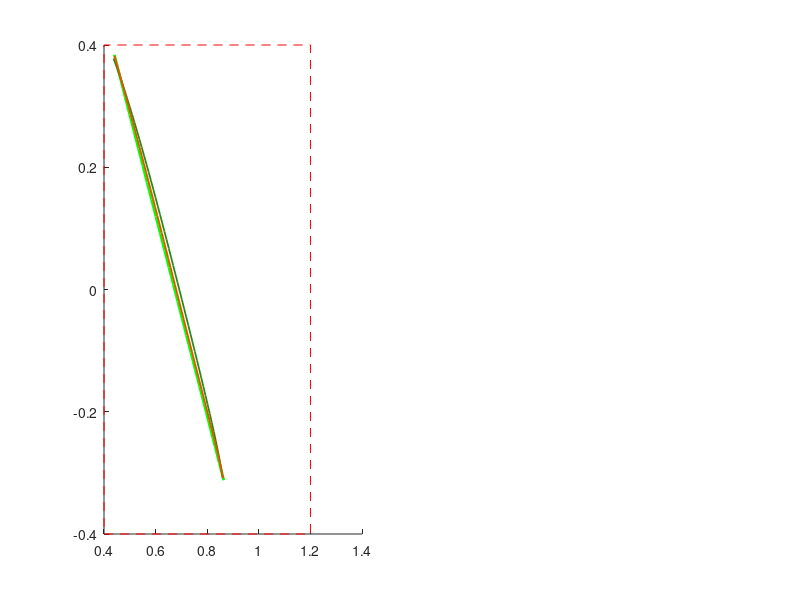

The MATLAB source for this figure: (Note: this script raises an error after producing the figure.)
% plotting each TO output

% Andrew SaLoutos
% 4/17/2021

% make sure functions are on path
addpath(genpath('arm_functions'))
addpath(genpath('block_functions'))

% import trajectory data
clear all
load('multi_traj_data_unconstrained.mat');
load('multi_traj_data_no_meff.mat');
load('random_linear_traj.mat');

% define arm parameters
m1 = 1;                 m2 = 1;
m3 = 0.5;               m_motor = 0.5;
I1 = 0.02;              I2 = 0.02;
I3 = 0.01;              I_motor = 0.000625; % assuming radius r=0.05m
Ir = 6.25e-6;           N = 6;
l_O_m1 = 0.25;          l_A_m2 = 0.25;
l_B_m3 = 0.25;          l_OA = 0.5;
l_AB = 0.5;             l_BC = 0.5;
g = 9.81; % do I want gravity to start?
% arrange in vector
p   = [m1 m2 m3 m_motor I1 I2 I3 I_motor Ir N l_O_m1 l_A_m2 l_B_m3 l_OA l_AB l_BC g]';


% iterate through each trajectory and plot
N = size(TO_data,2);
for ii=1:N
%     if (ii==6) || (ii==13) %could also use (TO_data.data == 'Bad')
%        % bad TO outputs
%        continue
%     end
    
    time_vec = TO_data(ii).time;
    des_pts = TO_data(ii).pts;
    
    
    X = TO_data(ii).data;
    X_nm = TO_data_no_meff(ii).data;
    act_pts = X.p;
    act_pts_nm = X_nm.p;
    meff = X.meff;
    meff_nm = X_nm.meff;
    q0 = X.q(:,1);
    qf = X.q(:,end);
    q0_nm = X_nm.q(:,1);
    qf_nm = X_nm.q(:,end);
    
    % plot desired and actual trajectories
    figure(1); clf; 
    subplot(1,2,1); hold on;
    
    % trajectories
    plot(des_pts(1,:),des_pts(2,:),'g','LineWidth',2.0);
    plot(act_pts(1,:),act_pts(2,:),'Color',[0.1, 0.55, 0.1],'LineWidth',1.25);
    plot(act_pts_nm(1,:),act_pts_nm(2,:),'Color',[1.0, 0.27, 0],'LineWidth',1.25);
    % arena
    x_a = [0.4, 1.2, 1.2, 0.4, 0.4];
    y_a = [-0.4, -0.4, 0.4, 0.4, -0.4];
    plot(x_a,y_a,'r--');
    % initial and final joint configurations
    % lighter plots are without meff in optimization
    kp0_nm = keypoints_arm(q0_nm,p);
    rA0_nm = kp0_nm(:,1);
    rB0_nm = kp0_nm(:,2);
    rC0_nm = kp0_nm(:,3);
    plot([0 rA0_nm(1)],[0 rA0_nm(2)],'Color',[0.25,0.25,0.25],'LineWidth',2);
    plot([rA0_nm(1) rB0_nm(1)],[rA0_nm(2) rB0_nm(2)],'Color',[0.25,0.25,0.25],'LineWidth',2);
    plot([rB0_nm(1) rC0_nm(1)],[rB0_nm(2) rC0_nm(2)],'Color',[0.25,0.25,0.25],'LineWidth',2);
    plot([0 rA0_nm(1) rB0_nm(1)],[0 rA0_nm(2) rB0_nm(2)],'o','Color',[0.25,0.25,0.25],'MarkerSize',5,'MarkerFaceColor',[0.25,0.25,0.25]);
    kpf_nm = keypoints_arm(qf_nm,p);
    rAf_nm = kpf_nm(:,1);
    rBf_nm = kpf_nm(:,2);
    rCf_nm = kpf_nm(:,3);
    plot([0 rAf_nm(1)],[0 rAf_nm(2)],'Color',[0.4,0.4,0.4],'LineWidth',2);
    plot([rAf_nm(1) rBf_nm(1)],[rAf_nm(2) rBf_nm(2)],'Color',[0.4,0.4,0.4],'LineWidth',2);
    plot([rBf_nm(1) rCf_nm(1)],[rBf_nm(2) rCf_nm(2)],'Color',[0.4,0.4,0.4],'LineWidth',2);
    plot([0 rAf_nm(1) rBf_nm(1)],[0 rAf_nm(2) rBf_nm(2)],'o','Color',[0.4,0.4,0.4],'MarkerSize',5,'MarkerFaceColor',[0.4,0.4,0.4]);
    kp0 = keypoints_arm(q0,p);
    rA0 = kp0(:,1);
    rB0 = kp0(:,2);
    rC0 = kp0(:,3);
    plot([0 rA0(1)],[0 rA0(2)],'Color',[0.4,0.4,0.4],'LineWidth',2);
    plot([rA0(1) rB0(1)],[rA0(2) rB0(2)],'Color',[0.4,0.4,0.4],'LineWidth',2);
    plot([rB0(1) rC0(1)],[rB0(2) rC0(2)],'Color',[0.4,0.4,0.4],'LineWidth',2);
    plot([0 rA0(1) rB0(1)],[0 rA0(2) rB0(2)],'o','Color',[0.4,0.4,0.4],'MarkerSize',5,'MarkerFaceColor',[0.4,0.4,0.4]);
    kpf = keypoints_arm(qf,p);
    rAf = kpf(:,1);
    rBf = kpf(:,2);
    rCf = kpf(:,3);
    plot([0 rAf(1)],[0 rAf(2)],'Color',[0.55,0.55,0.55],'LineWidth',2);
    plot([rAf(1) rBf(1)],[rAf(2) rBf(2)],'Color',[0.55,0.55,0.55],'LineWidth',2);
    plot([rBf(1) rCf(1)],[rBf(2) rCf(2)],'Color',[0.55,0.55,0.55],'LineWidth',2);
    plot([0 rAf(1) rBf(1)],[0 rAf(2) rBf(2)],'o','Color',[0.55,0.55,0.55],'MarkerSize',5,'MarkerFaceColor',[0.55,0.55,0.55]);
    
    xlabel('X'); ylabel('Y'); legend('Des','TO w/ m_{eff}','TO no m_{eff}');
    axis equal; 
    xlim([-0.5,1.5]); ylim([-1.0,1.0]);
    
    % plot effective mass over time
    subplot(1,2,2); hold on;
    plot(time_vec,meff(1,:),'LineWidth',1.25); % add 'o-'
    plot(time_vec,meff_nm(1,:),'LineWidth',1.25);
%     plot(time_vec,meff(2,:),'LineWidth',1.25);
%     plot(time_vec,meff(3,:),'LineWidth',1.25);
    xlabel('Time'); ylabel('m_{eff}'); 
%     legend('Actual','Min','Max');
    legend('TO w/ m_{eff}', 'TO no m_{eff}');
    
    plt_title = sprintf('Optimized trajectory and effective mass for reference trajectory #%d', ii);
    sgtitle(plt_title);
    
    % stop between each trajectory?
    pause;
    % TODO: make this a timed pause and record the animation as a video?
    
end


